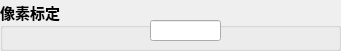
   <widget class="QGroupBox" name="groupBox_5">
    <property name="geometry">
     <rect>
      <x>890</x>
      <y>370</y>
      <width>341</width>
      <height>51</height>
     </rect>
    </property>
    <property name="font">
     <font>
      <family>Adobe Arabic</family>
      <pointsize>11</pointsize>
      <weight>75</weight>
      <bold>true</bold>
     </font>
    </property>
    <property name="title">
     <string>像素标定</string>
    </property>
    <widget class="QLabel" name="label_15">
     <property name="geometry">
      <rect>
       <x>30</x>
       <y>20</y>
       <width>101</width>
       <height>21</height>
      </rect>
     </property>
     <property name="font">
      <font>
       <family>SimSun-ExtB</family>
       <pointsize>10</pointsize>
      </font>
     </property>
     <property name="text">
      <string/>
     </property>
     <property name="alignment">
      <set>Qt::AlignCenter</set>
     </property>
    </widget>
    <widget class="QLabel" name="label_28">
     <property name="geometry">
      <rect>
       <x>240</x>
       <y>20</y>
       <width>81</width>
       <height>21</height>
      </rect>
     </property>
     <property name="font">
      <font>
       <family>SimSun-ExtB</family>
       <pointsize>10</pointsize>
      </font>
     </property>
     <property name="text">
      <string/>
     </property>
     <property name="alignment">
      <set>Qt::AlignCenter</set>
     </property>
    </widget>
    <widget class="QLineEdit" name="lineEdit_5">
     <property name="geometry">
      <rect>
       <x>150</x>
       <y>20</y>
       <width>71</width>
       <height>21</height>
      </rect>
     </property>
     <property name="font">
      <font>
       <family>SimSun-ExtB</family>
       <pointsize>10</pointsize>
      </font>
     </property>
     <property name="inputMask">
      <string/>
     </property>
     <property name="text">
      <string/>
     </property>
    </widget>
   </widget>
